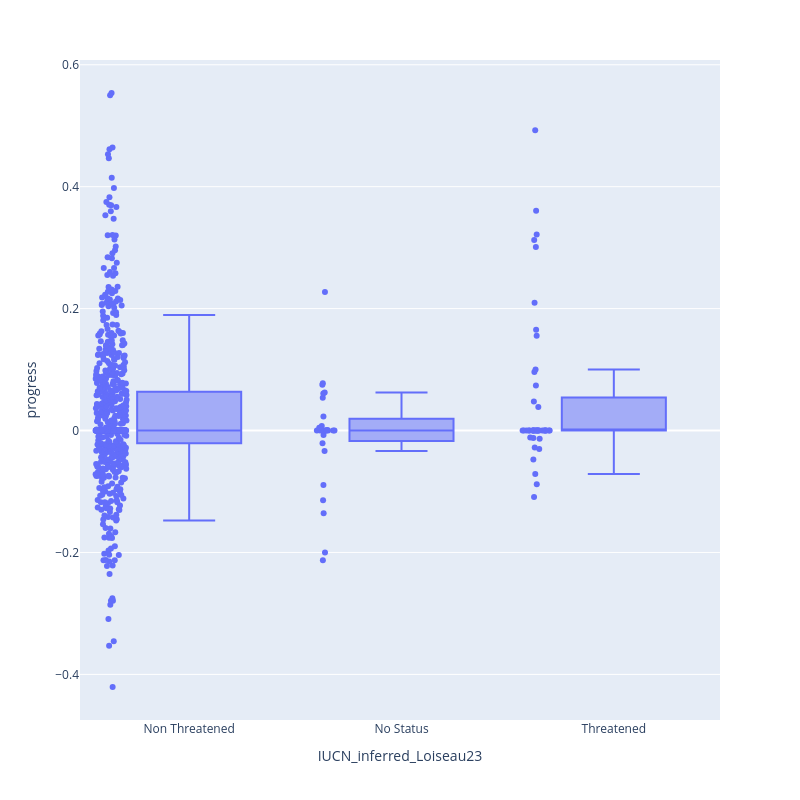

The cell this chart's notebook holds for it:
### Markdown cell above
#### Plots

### Code cell
import plotly.express as px


fig = px.box(scores, x=traitname, y="progress", points = 'all')
fig.update_layout(width=800, height=800)
fig.show()

### Figure 1 — Plotly figure (JSON) as saved in the notebook; plotly's stock layout.template omitted (floating-point values rounded to 4 significant figures; data arrays with more than 128 entries replaced by an {"elided": "..."} marker saying what was removed)
{"data": [{"alignmentgroup": "True", "boxpoints": "all", "hovertemplate": "IUCN_inferred_Loiseau23=%{x}<br>progress=%{y}<extra></extra>", "legendgroup": "", "marker": {"color": "#636efa"}, "name": "", "notched": false, "offsetgroup": "", "orientation": "v", "showlegend": false, "type": "box", "x": {"elided": "817 str values"}, "x0": " ", "xaxis": "x", "y": {"elided": "817 float values"}, "y0": " ", "yaxis": "y"}], "layout": {"boxmode": "group", "height": 800, "legend": {"tracegroupgap": 0}, "margin": {"t": 60}, "width": 800, "xaxis": {"anchor": "y", "domain": [0, 1], "title": {"text": "IUCN_inferred_Loiseau23"}}, "yaxis": {"anchor": "x", "domain": [0, 1], "title": {"text": "progress"}}}}
